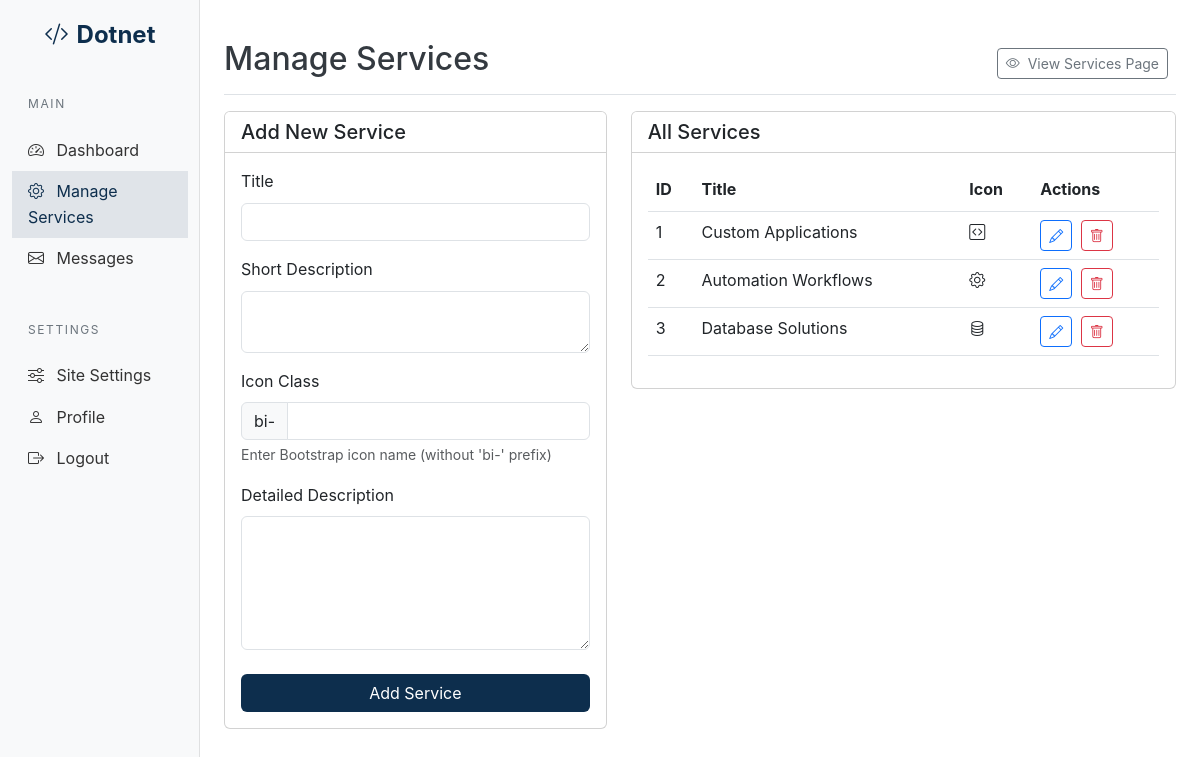
The page /admin/manage-services.php (signed in) on the database its author committed.
### tables this page shows
CREATE TABLE IF NOT EXISTS services (
    id INT AUTO_INCREMENT PRIMARY KEY,
    title VARCHAR(100) NOT NULL,
    description TEXT NOT NULL,
    icon VARCHAR(50) NOT NULL,
    details TEXT NOT NULL,
    created_at TIMESTAMP DEFAULT CURRENT_TIMESTAMP,
    updated_at TIMESTAMP NULL ON UPDATE CURRENT_TIMESTAMP
);

### config.php (called while the page is built, shortened)
<?php
$site_name = 'Dotnet';
?>

### admin/manage-services.php (the view, shortened to what this page needs)
<?php
require_once '../config.php';
$edit_service = null;
$query = "SELECT * FROM services ORDER BY id ASC";
$result = mysqli_query($conn, $query);
$services = [];
if ($result && mysqli_num_rows($result) > 0) {
    while ($row = mysqli_fetch_assoc($result)) {
        $services[] = $row;
    }
}
?>
<!DOCTYPE html>
<html lang="en">
<head>
    <link href="https://cdn.jsdelivr.net/npm/bootstrap@5.3.0/dist/css/bootstrap.min.css" rel="stylesheet">
    <link rel="stylesheet" href="https://cdn.jsdelivr.net/npm/bootstrap-icons@1.11.3/font/bootstrap-icons.min.css">
    <link rel="stylesheet" href="admin.css">
</head>
<body>
    <div class="container-fluid">
        <div class="row">
            <div class="col-md-3 col-lg-2 d-md-block bg-light sidebar collapse">
                <div class="position-sticky pt-3">
                    <div class="text-center mb-4">
                        <a href="../index.php" class="text-decoration-none">
                            <div class="d-flex align-items-center justify-content-center">
                                <div class="me-2">
                                    <i class="bi bi-code-slash fs-4 text-dark-blue"></i>
                                </div>
                                <span class="fw-bold fs-4 text-dark-blue"><?php echo $site_name; ?></span>
                            </div>
                        </a>
                    </div>
                    <div class="sidebar-heading">
                        Main
                    </div>
                    <ul class="nav flex-column">
                        <li class="nav-item">
                            <a class="sidebar-link" href="dashboard.php">
                                <i class="bi bi-speedometer2 me-2"></i>
                                Dashboard
                            </a>
                        </li>
                        <li class="nav-item">
                            <a class="sidebar-link active" href="manage-services.php">
                                <i class="bi bi-gear me-2"></i>
                                Manage Services
                            </a>
                        </li>
                        <li class="nav-item">
                            <a class="sidebar-link" href="messages.php">
                                <i class="bi bi-envelope me-2"></i>
                                Messages
                            </a>
                        </li>
                    </ul>
                    <div class="sidebar-heading mt-4">
                        Settings
                    </div>
                    <ul class="nav flex-column">
                        <li class="nav-item">
                            <a class="sidebar-link" href="site-settings.php">
                                <i class="bi bi-sliders me-2"></i>
                                Site Settings
                            </a>
                        </li>
                        <li class="nav-item">
                            <a class="sidebar-link" href="profile.php">
                                <i class="bi bi-person me-2"></i>
                                Profile
                            </a>
                        </li>
                        <li class="nav-item">
                            <a class="sidebar-link" href="logout.php">
                                <i class="bi bi-box-arrow-right me-2"></i>
                                Logout
                            </a>
                        </li>
                    </ul>
                </div>
            </div>
            <div class="col-md-9 ms-sm-auto col-lg-10 px-md-4 py-4">
                <div class="d-flex justify-content-between flex-wrap flex-md-nowrap align-items-center pt-3 pb-2 mb-3 border-bottom">
                    <h1 class="h2">Manage Services</h1>
                    <div class="btn-toolbar mb-2 mb-md-0">
                        <div class="btn-group me-2">
                            <a href="../services.php" class="btn btn-sm btn-outline-secondary" target="_blank">
                                <i class="bi bi-eye me-1"></i> View Services Page
                            </a>
                        </div>
                    </div>
                </div>
                <div class="row">
                    <div class="col-md-5 mb-4">
                        <div class="card">
                            <div class="card-header bg-white">
                                <h5 class="mb-0"><?php echo $edit_service ? 'Edit Service' : 'Add New Service'; ?></h5>
                            </div>
                            <div class="card-body">
                                <form action="manage-services.php" method="POST">
                                    <div class="mb-3">
                                        <label for="title" class="form-label">Title</label>
                                        <input type="text" class="form-control" id="title" name="title" value="<?php echo $edit_service ? htmlspecialchars($edit_service['title']) : ''; ?>" required>
                                    </div>
                                    <div class="mb-3">
                                        <label for="description" class="form-label">Short Description</label>
                                        <textarea class="form-control" id="description" name="description" rows="2" required><?php echo $edit_service ? htmlspecialchars($edit_service['description']) : ''; ?></textarea>
                                    </div>
                                    <div class="mb-3">
                                        <label for="icon" class="form-label">Icon Class</label>
                                        <div class="input-group">
                                            <span class="input-group-text">bi-</span>
                                            <input type="text" class="form-control" id="icon" name="icon" value="<?php echo $edit_service ? str_replace('bi-', '', htmlspecialchars($edit_service['icon'])) : ''; ?>" required>
                                        </div>
                                        <div class="form-text">Enter Bootstrap icon name (without 'bi-' prefix)</div>
                                    </div>
                                    <div class="mb-4">
                                        <label for="details" class="form-label">Detailed Description</label>
                                        <textarea class="form-control" id="details" name="details" rows="5" required><?php echo $edit_service ? htmlspecialchars($edit_service['details']) : ''; ?></textarea>
                                    </div>
                                    <div class="d-grid">
                                        <button type="submit" class="btn btn-dark-blue"><?php echo $edit_service ? 'Update Service' : 'Add Service'; ?></button>
                                    </div>
                                </form>
                            </div>
                        </div>
                    </div>
                    <div class="col-md-7">
                        <div class="card">
                            <div class="card-header bg-white">
                                <h5 class="mb-0">All Services</h5>
                            </div>
                            <div class="card-body">
                                <?php if (count($services) > 0): ?>
                                <div class="table-responsive">
                                    <table class="table table-hover">
                                        <thead>
                                            <tr>
                                                <th>ID</th>
                                                <th>Title</th>
                                                <th>Icon</th>
                                                <th>Actions</th>
                                            </tr>
                                        </thead>
                                        <tbody>
                                            <?php foreach ($services as $service): ?>
                                            <tr>
                                                <td><?php echo $service['id']; ?></td>
                                                <td><?php echo htmlspecialchars($service['title']); ?></td>
                                                <td><i class="bi <?php echo htmlspecialchars($service['icon']); ?>"></i></td>
                                                <td>
                                                    <a href="manage-services.php?edit=<?php echo $service['id']; ?>" class="btn btn-sm btn-outline-primary me-1">
                                                        <i class="bi bi-pencil"></i>
                                                    </a>
                                                    <button type="button" class="btn btn-sm btn-outline-danger" data-bs-toggle="modal" data-bs-target="#deleteModal<?php echo $service['id']; ?>">
                                                        <i class="bi bi-trash"></i>
                                                    </button>
                                                </td>
                                            </tr>
                                            <?php endforeach; ?>
                                        </tbody>
                                    </table>
                                </div>
                                <?php else: ?>
                                <p class="text-center">No services found. Add your first service using the form.</p>
                                <?php endif; ?>
                            </div>
                        </div>
                    </div>
                </div>
            </div>
        </div>
    </div>
</body>
</html>

### admin/admin.css (style rules this page uses)
:root { --dark-blue: #0d2e4d; --light-blue: #1e5b94; --gray-100: #f8f9fa; --gray-200: #e9ecef; --gray-300: #dee2e6; --gray-400: #ced4da; --gray-500: #adb5bd; --gray-600: #6c757d; --gray-700: #495057; --gray-800: #343a40; --gray-900: #212529; }
body { font-family: 'DM Sans', -apple-system, BlinkMacSystemFont, 'Segoe UI', Roboto, Oxygen, Ubuntu, Cantarell, 'Open Sans', 'Helvetica Neue', sans-serif; color: var(--gray-800); line-height: 1.6; }
.text-dark-blue { color: var(--dark-blue); }
.btn-dark-blue { background-color: var(--dark-blue); color: white; }
.sidebar { min-height: 100vh; box-shadow: inset -1px 0 0 rgba(0, 0, 0, .1); }
.sidebar-link { color: #333; text-decoration: none; padding: 0.5rem 1rem; display: block; transition: 0.3s; }
.sidebar-link:hover, .sidebar-link.active { background-color: rgba(13, 46, 77, 0.1); color: var(--dark-blue); }
.sidebar-heading { font-size: 0.75rem; text-transform: uppercase; letter-spacing: 0.1rem; padding: 1rem; color: #6c757d; }

### rows shown on the page
services: id "1", title "Custom Applications"
services: id "2", title "Automation Workflows"
services: id "3", title "Database Solutions"

### other values the page prints
$site_name "Dotnet"
